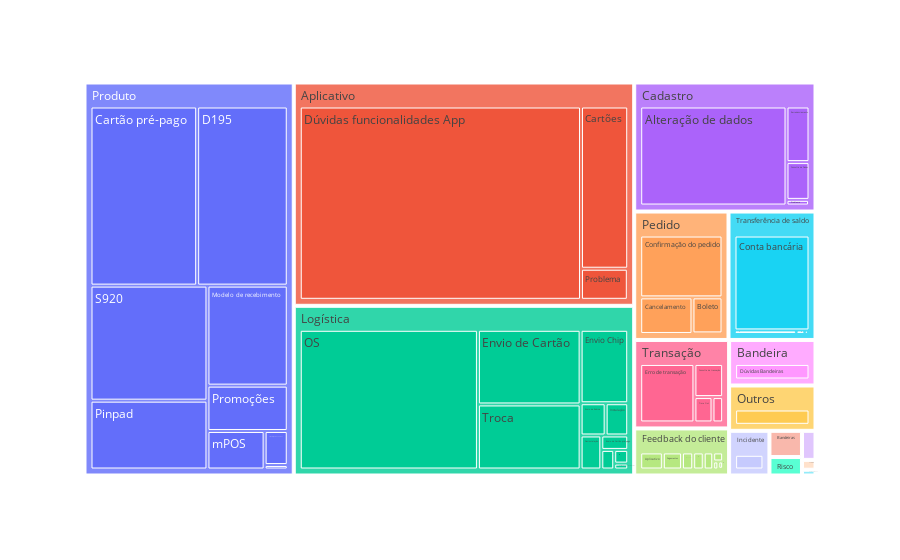

The notebook cell this image was saved under:
### Code cell
# visualziando os tipos de assuntos e suas subcategorias (validar alteracao feita em cima)
grafico = px.treemap(
    df,
    path=['assunto1','assunto2']
)
grafico.show()

### Figure 1 — Plotly figure (JSON) as saved in the notebook; plotly's stock layout.template omitted (floating-point values rounded to 4 significant figures)
{"data": [{"branchvalues": "total", "domain": {"x": [0, 1], "y": [0, 1]}, "hovertemplate": "labels=%{label}<br>count=%{value}<br>parent=%{parent}<br>id=%{id}<extra></extra>", "ids": ["/", "Aplicativo/", "Cadastro/", "Comunicados/", "Feedback do cliente/", "Incidente/", "Outros/", "Pedido/", "Produto/", "Risco/", "Telecom/", "Transferência de saldo/", "Cadastro/Alteração de dados", "Feedback do cliente/Aplicativo", "Feedback do cliente/Atendimento", "Pedido/Blacklist", "Risco/Bloqueio", "Pedido/Boleto", "Pedido/Cancelamento", "Transação/Cancelamento de Venda", "Feedback do cliente/Cartão", "Transferência de saldo/Cartão", "Produto/Cartão pré-pago", "Transferência de saldo/Cartão pré-pago", "Aplicativo/Cartões", "Pedido/Confirmação do pedido", "Cadastro/Consulta de Dados", "Transação/Consulta de transação", "Transferência de saldo/Conta bancária", "Produto/D195", "Logística/Desinstalação", "Bandeira/Dúvidas Bandeiras", "Bandeiras/Dúvidas Bandeiras", "Risco/Dúvidas bloqueio", "Aplicativo/Dúvidas funcionalidades App", "Logística/Envio Chip", "Logística/Envio de Bobina", "Logística/Envio de Cartão", "Logística/Envio de Cartão pré-pago", "Logística/Envio de adesivo", "Transação/Erro de transação", "Logística/Gestão de equipamentos", "Feedback do cliente/Inbound", "Logística/Instalação", "Feedback do cliente/Logística", "Produto/Modelo de recebimento", "Feedback do cliente/Máquina", "Logística/Máquina roubada / perdida", "Logística/OS", "Feedback do cliente/Outros", "Feedback do cliente/Pagamentos", "Produto/Pinpad", "Aplicativo/Problema", "Cadastro/Problema", "Produto/Promoções", "Telecom/Reativação de chip", "Cadastro/Recredenciamento", "Produto/S920", "Produto/Simulação de vendas", "Transação/Time Out", "Transferência de saldo/Transferência Terceiros", "Logística/Troca", "Produto/mPOS", "", "Aplicativo", "Bandeira", "Bandeiras", "Cadastro", "Comunicados", "Feedback do cliente", "Incidente", "Logística", "Outros", "Pedido", "Produto", "Risco", "Telecom", "Transação", "Transferência de saldo"], "labels": ["", "", "", "", "", "", "", "", "", "", "", "", "Alteração de dados", "Aplicativo", "Atendimento", "Blacklist", "Bloqueio", "Boleto", "Cancelamento", "Cancelamento de Venda", "Cartão", "Cartão", "Cartão pré-pago", "Cartão pré-pago", "Cartões", "Confirmação do pedido", "Consulta de Dados", "Consulta de transação", "Conta bancária", "D195", "Desinstalação", "Dúvidas Bandeiras", "Dúvidas Bandeiras", "Dúvidas bloqueio", "Dúvidas funcionalidades App", "Envio Chip", "Envio de Bobina", "Envio de Cartão", "Envio de Cartão pré-pago", "Envio de adesivo", "Erro de transação", "Gestão de equipamentos", "Inbound", "Instalação", "Logística", "Modelo de recebimento", "Máquina", "Máquina roubada / perdida", "OS", "Outros", "Pagamentos", "Pinpad", "Problema", "Problema", "Promoções", "Reativação de chip", "Recredenciamento", "S920", "Simulação de vendas", "Time Out", "Transferência Terceiros", "Troca", "mPOS", "", "Aplicativo", "Bandeira", "Bandeiras", "Cadastro", "Comunicados", "Feedback do cliente", "Incidente", "Logística", "Outros", "Pedido", "Produto", "Risco", "Telecom", "Transação", "Transferência de saldo"], "name": "", "parents": ["", "Aplicativo", "Cadastro", "Comunicados", "Feedback do cliente", "Incidente", "Outros", "Pedido", "Produto", "Risco", "Telecom", "Transferência de saldo", "Cadastro", "Feedback do cliente", "Feedback do cliente", "Pedido", "Risco", "Pedido", "Pedido", "Transação", "Feedback do cliente", "Transferência de saldo", "Produto", "Transferência de saldo", "Aplicativo", "Pedido", "Cadastro", "Transação", "Transferência de saldo", "Produto", "Logística", "Bandeira", "Bandeiras", "Risco", "Aplicativo", "Logística", "Logística", "Logística", "Logística", "Logística", "Transação", "Logística", "Feedback do cliente", "Logística", "Feedback do cliente", "Produto", "Feedback do cliente", "Logística", "Logística", "Feedback do cliente", "Feedback do cliente", "Produto", "Aplicativo", "Cadastro", "Produto", "Telecom", "Cadastro", "Produto", "Produto", "Transação", "Transferência de saldo", "Logística", "Produto", "", "", "", "", "", "", "", "", "", "", "", "", "", "", "", ""], "type": "treemap", "values": [106, 4, 1, 21, 3, 486, 1056, 3, 32, 1, 1, 5, 5453, 329, 138, 4, 37, 436, 771, 126, 35, 2, 5918, 89, 2474, 2052, 327, 444, 2905, 5027, 239, 1061, 230, 124, 17559, 1187, 274, 2603, 132, 86, 1481, 28, 30, 247, 76, 2488, 163, 65, 8453, 153, 278, 2494, 470, 48, 1128, 35, 481, 4169, 244, 214, 12, 2269, 682, 106, 20507, 1061, 230, 6310, 21, 1205, 486, 15583, 1056, 3266, 22182, 162, 36, 2265, 3013]}], "layout": {"legend": {"tracegroupgap": 0}, "margin": {"t": 60}}}
